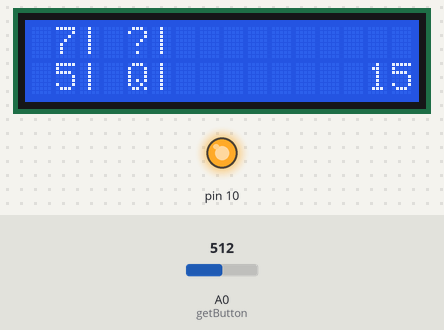
Recording of a sketch running on a simulated Arduino Uno, built with avr-gcc and run on an emulated ATmega328P. Parts: 16×2 character LCD, output pins drawn as LEDs (lit = HIGH). The inputs (shaded band) are chosen by the test bench; at power-on: A0 (getButton) = 512. Random numbers use the default seed unless the sketch sets one.

Above: at 1.2 s.
1.3 s: A0 (getButton) set to 890
2.8 s: A0 (getButton) set to 908
At 3.2 s:
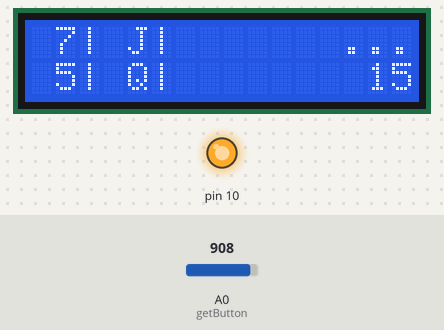
At 5.5 s:
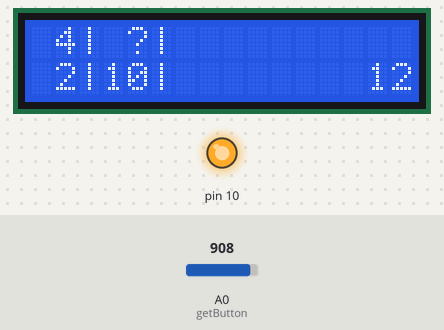
5.8 s: A0 (getButton) set to 900
At 6.9 s:
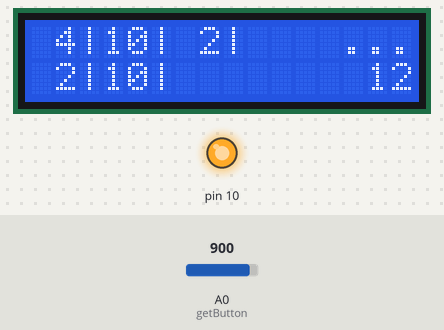
Timing chart, 0 to 8.8 s (numbered marks = the images above; inputs shaded):
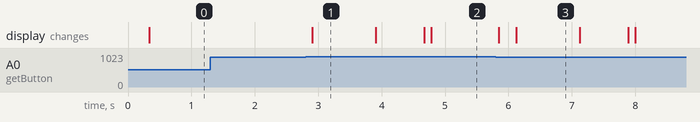

Measured:
- the behaviour switches between 898 and 899 on A0 (getButton) (found by bisection; images 0 and 1)
- after the input at 1.3 s, every drawn part: stays the same
- after the input at 2.8 s, the display: changes after 0.11 s (image 1)
- after the input at 5.8 s, the display: first changes after 0.05 s (image 3 shows a later state)
- what the display in image 1 shows lasts 1.0 s, from 2.9 s to 3.9 s

The sketch:

Blackjack.ino
```cpp
#include <Arduino.h>
#include <LiquidCrystal.h>
#include <EEPROM.h>

typedef enum BUTTON {
    NO_BTN,
    UP_BTN,
    DOWN_BTN,
    RIGHT_BTN,
    LEFT_BTN,
    SELECT_BTN
} Button;

const int BLACKJACK = 21;
const int BUST = -1;

const char CARDS[] = {
        'A', '2', '3', '4', '5',
        '6', '7', '8', '9', 'T',
        'J', 'Q', 'K'
};

const int DECK_SIZE = 52;
const int HAND_SIZE = 7; // This may need to be raised

const byte RNG_SEED_PIN = A2;

LiquidCrystal lcd(8, 9, 4, 5, 6, 7);
int sensorValue;

/*
 *  Shuffles a deck by iterating over it,
 *  and swapping each card with a random index between
 *  0 (inclusive) and DECK_SIZE (exclusive).
 */
void shuffle(char deck[DECK_SIZE]) {
    for(int i = 0; i < DECK_SIZE; i++) {
        int randIndex = (int) random(DECK_SIZE);
        char temp = deck[i];
        deck[i] = deck[randIndex];
        deck[randIndex] = temp;
        delay(5);
    }
}

/*
 * Counts the amount of cards passed to it
 */
int cardCount(char *cards) {
    int count = 0;
    while(*cards != '\0') {
        ++count;
        ++cards;
    }
    return count;
}

/*
 *  Pretty prints the cards,
 *  starting at a specific row and column
 */
void printCards(char *cards, unsigned int row, unsigned int col, bool faceDown) {

    lcd.setCursor(col,row);

    lcd.print("                ");
    lcd.setCursor(col,row);
    for(int i = 0; i < cardCount(cards); i++) {
        if(!faceDown || i < 1) {
            if(cards[i] == 'T') {
                lcd.print("10|");
            } else {
                lcd.print(" ");
                lcd.print(cards[i]);
                lcd.print("|");
            }
        } else {
          lcd.print(" ?|");
        }
    }
}


/*
 *  Fills the deck with the correct amount of each card,
 *  then shuffles it.
 */
void generateDeck(char deck[DECK_SIZE]) {
    const int cardsPerSuite = 13, numSuites = 4;
    int k = 0;
    for(int i = 0; i < cardsPerSuite; i++) {
        for(int j = 0; j < numSuites; j++) {
            deck[k] = CARDS[i];
            k++;
        }
    }
    shuffle(deck);
}

/*
 *  Draws a two card hand from the deck.
 */
void drawHand(char *hand, char *deck, int *deckPointer) {
    if(*deckPointer >= DECK_SIZE - 1) {
        shuffle(deck);
        *deckPointer = 0;
    }


    hand[0] = deck[*deckPointer];
    hand[1] = deck[*deckPointer + 1];
    hand[2] = '\0';

    *deckPointer += 2;
}

/*
 *  Draws a card from the deck
 */
void drawCard(char *hand, char *deck, int *deckPointer) {

    if(cardCount(hand) >= HAND_SIZE - 1) {
        return;
    }

    if(*deckPointer >= DECK_SIZE - 1) {
        *deckPointer = 0;
    }

    int handLen = cardCount(hand);
    hand[handLen] = deck[*deckPointer];
    hand[handLen + 1] = '\0';
    ++*deckPointer;

    shuffle(deck);
}

/*
 *  Checks for a button press, returns the button
 *  if one is detected else NO_BTN
 */
int getButton() {
    const int FUDGE = 5;
    int value = analogRead(A0);
    Button button = NO_BTN;

    if(value >= 932 - FUDGE && value <= 932 + FUDGE) {
        button = UP_BTN;
    } else if(value >= 904 - FUDGE && value <= 904 + FUDGE) {
        button = DOWN_BTN;
    } else if(value >= 816 - FUDGE && value <= 816 + FUDGE) {
        button = RIGHT_BTN;
    } else if(value >= 857 - FUDGE && value <= 857 + FUDGE) {
        button = LEFT_BTN;
    } else if(value >= 612 - FUDGE && value <= 612 + FUDGE) {
        button = SELECT_BTN;
    }

    return button;
}

/*
 *  Computes the score for a hand of cards
 */
int computeScore(char *hand) {
    int score = 0, aceCount = 0;
    for(int i = 0; i < cardCount(hand); i++) {
        if(hand[i] == 'T' || hand[i] == 'J' || hand[i] == 'Q' || hand[i] == 'K') {
            score += 10;
        } else if(hand[i] == 'A') {
            aceCount++;
        } else {
            score += hand[i]-'0';
        }
    }

    if(aceCount) {
        for(int i = 0; i < aceCount; i++) {
            if(aceCount > 1 || score > 10) {
                score++;
            } else {
                score += 11;
            }
        }
    }

    return score <= 21 ? score : BUST;
}

int computeScoreNoBust(char *hand) {
    int score = 0, aceCount = 0;
    for(int i = 0; i < cardCount(hand); i++) {
        if(hand[i] == 'T' || hand[i] == 'J' || hand[i] == 'Q' || hand[i] == 'K') {
            score += 10;
        } else if(hand[i] == 'A') {
            aceCount++;
        } else {
            score += hand[i]-'0';
        }
    }

    if(aceCount) {
        for(int i = 0; i < aceCount; i++) {
            if(aceCount > 1 || score > 10) {
                score++;
            } else {
                score += 11;
            }
        }
    }

    return score;
}

/*
 *  The player chose to hit
 */
int hit(char *hand, char *deck, int *deckPointer) {
    drawCard(hand,deck,deckPointer);
    int score = computeScore(hand);
    return score > 21 ? BUST : score;
}

/*
 *  The player chose to stay. This function represents the dealers turn,
 *  returning the final score of the dealer to the caller.
 */
int stay(char *dealerHand, char *deck, int *deckPointer) {
    printCards(dealerHand,0,0,false);

    int dealerScore = computeScore(dealerHand);
    if(dealerScore >= 17) { // Don't have the dealer try to hit on 17 or up
        return dealerScore;
    }

    while(true) {
        drawCard(dealerHand,deck, deckPointer);
        dealerScore = computeScore(dealerHand);
        printCards(dealerHand,0,0,false);
        if(dealerScore == BUST) {
            break;
        } else if(dealerScore == BLACKJACK) {
            break;
        } else if(dealerScore >= 16) {
            break;
        }
    }

    return dealerScore;
}

void printGameResult(char *message, int score) {
    score > 9 ? lcd.setCursor(14,1) : lcd.setCursor(15,1);
    lcd.print(score);

    lcd.setCursor(13,0);
    lcd.print("...");
    delay(1000);
    lcd.setCursor(16-String(message).length(),0);
    lcd.print(message);
    delay(500);

    Button b = (Button) getButton();
    while(b == NO_BTN) {

        b = (Button) getButton();
    }
}

void resetGame(char *playerHand, char *dealerHand, char *deck,int *playerScore,int *dealerScore, int *deckPointer, bool *checkForWinner) {
    shuffle(deck);
    drawHand(dealerHand, deck, deckPointer);
    drawHand(playerHand,deck, deckPointer);
    *checkForWinner = false;
    *playerScore = *dealerScore = 0;
}

void setup() {
    lcd.begin(16, 2);
    Serial.begin(9600);
    pinMode(10,OUTPUT);
    digitalWrite(10, HIGH);

    randomSeed(analogRead(RNG_SEED_PIN)); // Seed the PRNG with analog noise from A2
}

void loop() {
    static char deck[DECK_SIZE];
    static char dealerHand[HAND_SIZE];
    static char hand[HAND_SIZE];
    static int deckPointer = 0;

    static int playerScore = 0;
    static int dealerScore = 0;
    static bool first = true;
    static bool checkForWinner = false;


    if(first) {
        generateDeck(deck);
        drawHand(hand,deck, &deckPointer);
        drawHand(dealerHand, deck, &deckPointer);
        playerScore = computeScore(hand);

        if(playerScore == BLACKJACK) {
            printGameResult("Blackjack!", playerScore);
            resetGame(hand, dealerHand, deck, &playerScore, &dealerScore, &deckPointer, &checkForWinner);
        }
        first = false;
    }

    if(sensorValue != analogRead(A0)) {
        sensorValue = analogRead(A0);
        Button button = (Button) getButton();

        switch (button) {
            case UP_BTN:
                playerScore = hit(hand,deck, &deckPointer);
                break;
            case DOWN_BTN:
                dealerScore = stay(dealerHand,deck, &deckPointer);
                checkForWinner = true;
                break;
            case LEFT_BTN:
                break;
            case RIGHT_BTN:
                break;
            case SELECT_BTN:
                resetGame(hand,dealerHand,deck,&playerScore,&dealerScore,&deckPointer,&checkForWinner);
                break;
            default:
                break;
        }
    }

    printCards(hand,1,0, false);

    if(computeScore(hand) == BLACKJACK) {
        printGameResult("Win!", playerScore);
        resetGame(hand,dealerHand,deck,&playerScore,&dealerScore,&deckPointer,&checkForWinner);

    } else if(computeScore(hand) == BUST) {
        printGameResult("Bust!", computeScoreNoBust(hand));
        resetGame(hand,dealerHand,deck,&playerScore,&dealerScore,&deckPointer,&checkForWinner);
    }

    if(checkForWinner) {
        printCards(dealerHand, 0,0,false);
        if(computeScore(hand) > computeScore(dealerHand)) {
            printGameResult("Win!", computeScore(hand));
        } else if(computeScore(hand) == computeScore(dealerHand)) {
            printGameResult("Tie.", computeScore(hand));
        } else {
            printGameResult("Lose.", computeScore(hand));
        }

        resetGame(hand,dealerHand,deck,&playerScore,&dealerScore,&deckPointer,&checkForWinner);
    } else {
        printCards(dealerHand,0,0,true);
    }

    computeScore(hand) > 9 ? lcd.setCursor(14,1) : lcd.setCursor(15,1);
    lcd.print(computeScore(hand));
    delay(100);
}
```
